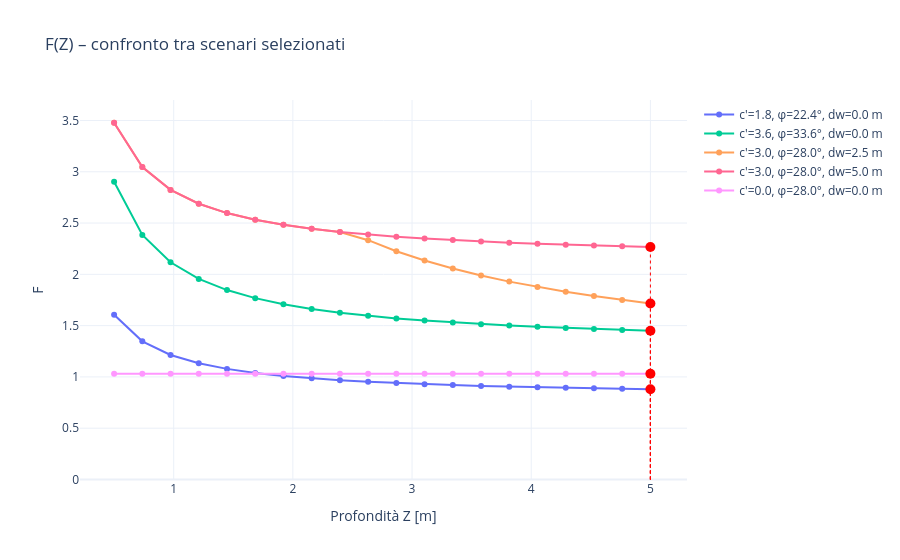

This figure's notebook cell:
### Code cell
# Inizializzazione del pendio
pendio = Pendio(Z=Z, beta_deg=beta_deg, gamma=gamma, gamma_w=gamma_w, D=D)

# Calcolo delle curve F(Z)
dw_all = list(set(dw_values + [dw_zero]))
c_all = [c_min, c_med, c_max, c_zero]
phi_all = [phi_min, phi_med, phi_max]

F_dict = pendio.calcola_F(c_all, phi_all, dw_all)

# Curve da plottare nel grafico di sintesi
curve_rilevanti = [
    (c_min, phi_min, 0.0),
    (c_max, phi_max, 0.0),
    (c_med, phi_med, 2.5),
    (c_med, phi_med, 5.0),
    (c_zero, phi_med, 0.0)
]

# Plot delle curve selezionate
pendio.plot_confronto_F_vs_Z(F_dict, curve_rilevanti)

### Figure 1 — Plotly figure (JSON) as saved in the notebook; plotly's stock layout.template omitted (floating-point values rounded to 4 significant figures)
{"data": [{"mode": "lines+markers", "name": "c'=1.8, φ=22.4°, dw=0.0 m", "type": "scatter", "x": [0.5, 0.7368, 0.9737, 1.211, 1.447, 1.684, 1.921, 2.158, 2.395, 2.632, 2.868, 3.105, 3.342, 3.579, 3.816, 4.053, 4.289, 4.526, 4.763, 5.0], "y": [1.607, 1.347, 1.214, 1.133, 1.078, 1.039, 1.01, 0.9866, 0.9681, 0.953, 0.9403, 0.9296, 0.9203, 0.9124, 0.9054, 0.8992, 0.8937, 0.8888, 0.8843, 0.8803]}, {"marker": {"color": "red", "size": 10, "symbol": "circle"}, "mode": "markers", "showlegend": false, "type": "scatter", "x": [5], "y": [0.8803]}, {"mode": "lines+markers", "name": "c'=3.6, φ=33.6°, dw=0.0 m", "type": "scatter", "x": [0.5, 0.7368, 0.9737, 1.211, 1.447, 1.684, 1.921, 2.158, 2.395, 2.632, 2.868, 3.105, 3.342, 3.579, 3.816, 4.053, 4.289, 4.526, 4.763, 5.0], "y": [2.903, 2.384, 2.118, 1.956, 1.847, 1.768, 1.709, 1.663, 1.626, 1.596, 1.57, 1.549, 1.53, 1.514, 1.5, 1.488, 1.477, 1.467, 1.458, 1.45]}, {"marker": {"color": "red", "size": 10, "symbol": "circle"}, "mode": "markers", "showlegend": false, "type": "scatter", "x": [5], "y": [1.45]}, {"mode": "lines+markers", "name": "c'=3.0, φ=28.0°, dw=2.5 m", "type": "scatter", "x": [0.5, 0.7368, 0.9737, 1.211, 1.447, 1.684, 1.921, 2.158, 2.395, 2.632, 2.868, 3.105, 3.342, 3.579, 3.816, 4.053, 4.289, 4.526, 4.763, 5.0], "y": [3.478, 3.045, 2.823, 2.688, 2.597, 2.532, 2.483, 2.444, 2.413, 2.333, 2.226, 2.135, 2.056, 1.989, 1.929, 1.877, 1.83, 1.788, 1.751, 1.717]}, {"marker": {"color": "red", "size": 10, "symbol": "circle"}, "mode": "markers", "showlegend": false, "type": "scatter", "x": [5], "y": [1.717]}, {"mode": "lines+markers", "name": "c'=3.0, φ=28.0°, dw=5.0 m", "type": "scatter", "x": [0.5, 0.7368, 0.9737, 1.211, 1.447, 1.684, 1.921, 2.158, 2.395, 2.632, 2.868, 3.105, 3.342, 3.579, 3.816, 4.053, 4.289, 4.526, 4.763, 5.0], "y": [3.478, 3.045, 2.823, 2.688, 2.597, 2.532, 2.483, 2.444, 2.413, 2.388, 2.367, 2.349, 2.334, 2.321, 2.309, 2.299, 2.289, 2.281, 2.274, 2.267]}, {"marker": {"color": "red", "size": 10, "symbol": "circle"}, "mode": "markers", "showlegend": false, "type": "scatter", "x": [5], "y": [2.267]}, {"mode": "lines+markers", "name": "c'=0.0, φ=28.0°, dw=0.0 m", "type": "scatter", "x": [0.5, 0.7368, 0.9737, 1.211, 1.447, 1.684, 1.921, 2.158, 2.395, 2.632, 2.868, 3.105, 3.342, 3.579, 3.816, 4.053, 4.289, 4.526, 4.763, 5.0], "y": [1.031, 1.031, 1.031, 1.031, 1.031, 1.031, 1.031, 1.031, 1.031, 1.031, 1.031, 1.031, 1.031, 1.031, 1.031, 1.031, 1.031, 1.031, 1.031, 1.031]}, {"marker": {"color": "red", "size": 10, "symbol": "circle"}, "mode": "markers", "showlegend": false, "type": "scatter", "x": [5], "y": [1.031]}], "layout": {"shapes": [{"line": {"color": "red", "dash": "dot", "width": 1}, "type": "line", "x0": 5, "x1": 5, "y0": 0, "y1": 0.8803}, {"line": {"color": "red", "dash": "dot", "width": 1}, "type": "line", "x0": 5, "x1": 5, "y0": 0, "y1": 1.45}, {"line": {"color": "red", "dash": "dot", "width": 1}, "type": "line", "x0": 5, "x1": 5, "y0": 0, "y1": 1.717}, {"line": {"color": "red", "dash": "dot", "width": 1}, "type": "line", "x0": 5, "x1": 5, "y0": 0, "y1": 2.267}, {"line": {"color": "red", "dash": "dot", "width": 1}, "type": "line", "x0": 5, "x1": 5, "y0": 0, "y1": 1.031}], "title": {"text": "F(Z) – confronto tra scenari selezionati"}, "xaxis": {"title": {"text": "Profondità Z [m]"}}, "yaxis": {"title": {"text": "F"}}}}
